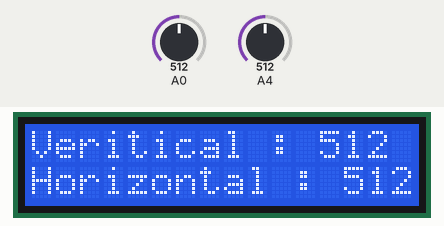
This sketch was run on a simulated Arduino Uno, built with avr-gcc and run on an emulated ATmega328P. Shown: 16×2 character LCD. The test bench sets the inputs (shaded band); at power-on: A0 = 512, A4 = 512.

Above: at 3.2 s.
3.3 s: A0 set to 716
At 4.6 s:
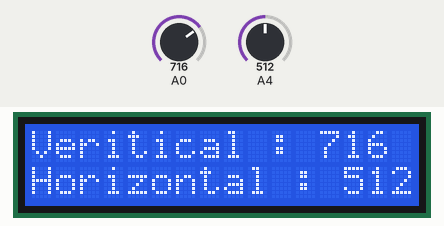
5.0 s: A4 set to 716
At 6.3 s:
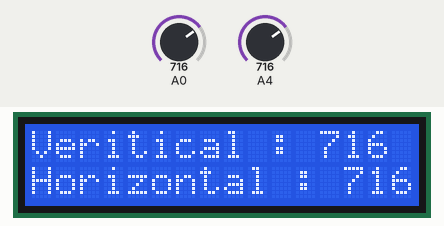
6.6 s: A0 set to 900
At 7.9 s:
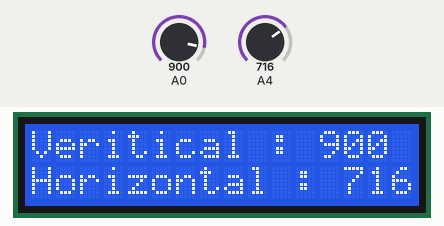
8.2 s: A4 set to 900
At 9.5 s:
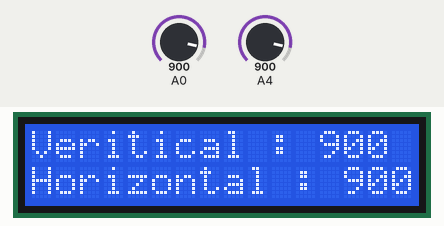
9.8 s: A0 set to 1023
At 10.3 s:
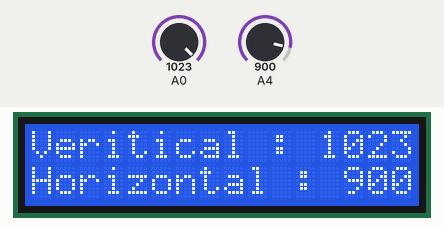
11.4 s: A4 set to 1023
At 12.3 s:
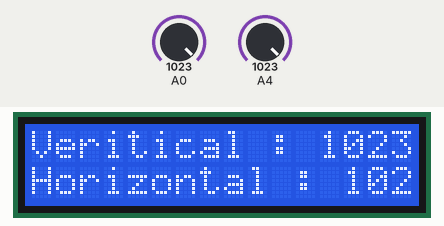
Timing chart, 0 to 14.0 s (numbered marks = the images above; inputs shaded):
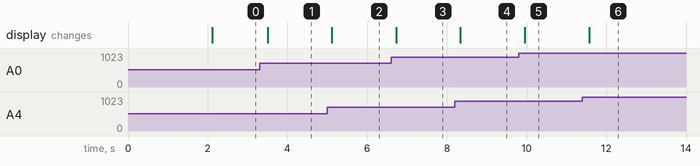

The sketch:

13_Analog_joystick.ino
```cpp
#include <LiquidCrystal_I2C.h>
#include <Wire.h>
LiquidCrystal_I2C lcd(0x27, 16, 2);
void setup() {
  Serial.begin(115200);
  Wire.begin();
  lcd.init();
  lcd.backlight();
  lcd.setCursor(0,0);
  lcd.print("Hello, World!");
  lcd.setCursor(0,1);
  lcd.print("Welcome");

  delay(2000);
  lcd.clear(); // clearing the display
}

void loop() {

  lcd.setCursor(0,0);
  int ver = analogRead(0);  // Reading vertical position
  int Hor = analogRead(4);  // Reading Horizontal position
  lcd.print("Veritical : ");
  lcd.print(ver);
  lcd.setCursor(0,1);
  lcd.print("Horizontal : ");
  lcd.print(Hor);
  delay(200);
}
```

Measured:
- after the input at 3.3 s, the display: changes after 0.20 s (image 1)
- after the input at 5.0 s, the display: changes after 0.11 s (image 2)
- after the input at 6.6 s, the display: changes after 0.13 s (image 3)
- after the input at 8.2 s, the display: changes after 0.14 s (image 4)
- after the input at 9.8 s, the display: changes after 0.16 s (image 5)
- after the input at 11.4 s, the display: changes after 0.18 s (image 6)
